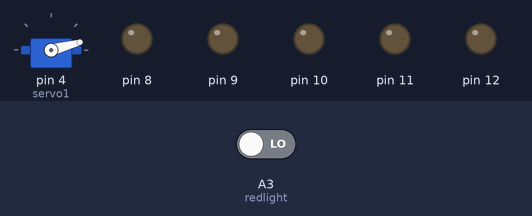
This sketch was run on a simulated Arduino Uno, built with avr-gcc and run on an emulated ATmega328P. Shown: servo, output pins drawn as LEDs (lit = HIGH). Inputs (shaded band) come from the test bench; at power-on: A3 (redlight) LOW.

Above: at 1.2 s.
1.3 s: A3 (redlight) driven HIGH
At 2.6 s:
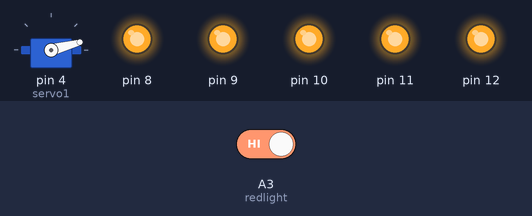
Timing chart, 0 to 10.3 s (numbered marks = the images above; inputs shaded):
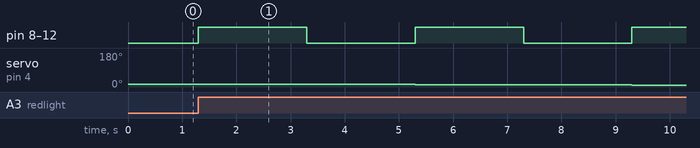

The sketch:

MasterWithSerial.ino
```cpp
#include<Servo.h>
#include<SoftwareSerial.h>

#define rxpin 2
#define txpin 3
const byte redlight=A3;
Servo servo1;
int red;

SoftwareSerial mySerial=SoftwareSerial(rxpin,txpin);

void setup(){
  pinMode(rxpin,INPUT);
  pinMode(txpin,OUTPUT);
  pinMode(redlight,INPUT);
  for(int i=8;i<13;i++){
    pinMode(i,OUTPUT);
  }

  mySerial.begin(9600);
  Serial.begin(9600);
  servo1.attach(4);
}

void loop(){
  red=digitalRead(redlight);
  if(serialread()=='a'||red==HIGH){
    mySerial.write('a');
    turn();
  }
  else
  back();
}


/*底下函數庫  */
char serialread(){
  if(Serial.available()){
  delay(5);
  while(Serial.available())
  return Serial.read();
  }
  else
  return NULL;
}

void bright(){
  for(int i=8;i<13;i++)
  digitalWrite(i,HIGH);
  delay(2000);
}

void extinguish(){
  for(int i=8;i<13;i++)
  digitalWrite(i,LOW);
}

void turn(){
  for(int angle=15;angle>=0;angle-=3){
  servo1.write(angle);
  bright();
  extinguish();
  delay(2000);
  }
  back();
}

void back(){
  extinguish();
  servo1.write(15);
}
```

Measured:
- after the input at 1.3 s, pin 8–12: alternates HIGH for 2.0 s and LOW for 2.0 s, starting at once; servo on pin 4 (servo1): 15° → 12° after 4.0 s, → 9° 4.0 s later
